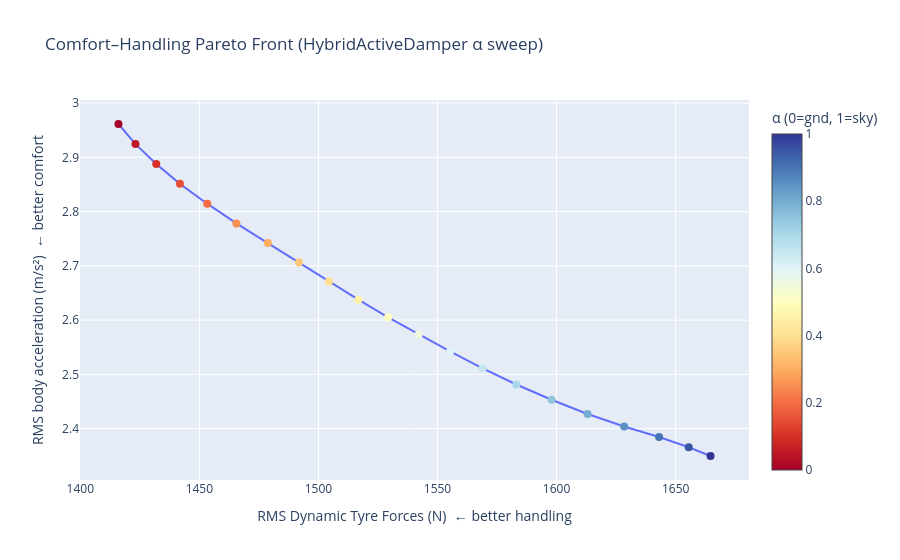

Notebook source saved alongside this figure:
### Code cell
alphas = np.linspace(0, 1, 21)

fig4c = sweep_and_plot(
    sweep_values=alphas,
    controller_factory=lambda a: SemiActiveWrapper(
        HybridActiveDamper(5000, 2100, alpha=a)
    ),
    sweep_label=lambda a: f"α={a:.2f}",
    title="Comfort–Handling Pareto Front (HybridActiveDamper α sweep)",
    xaxis_title="RMS Dynamic Tyre Forces (N)  ← better handling",
    yaxis_title="RMS body acceleration (m/s²)  ← better comfort",
    colorbar_title="α (0=gnd, 1=sky)",
)
fig4c.show()
fig4c.write_image(str(IMG_DIR / 'hybrid_pareto.png'), width=900, height=600, scale=2)

### Figure 1 — Plotly figure (JSON) as saved in the notebook; plotly's stock layout.template omitted (floating-point values rounded to 4 significant figures)
{"data": [{"hovertemplate": "%{text}<br>Tyre: %{x:.1f} N<br>RMS: %{y:.3f} m/s²", "marker": {"color": [0.0, 0.05, 0.1, 0.15, 0.2, 0.25, 0.3, 0.35, 0.4, 0.45, 0.5, 0.55, 0.6, 0.65, 0.7, 0.75, 0.8, 0.85, 0.9, 0.95, 1.0], "colorbar": {"title": {"text": "α (0=gnd, 1=sky)"}}, "colorscale": [[0, "rgb(165,0,38)"], [0.1, "rgb(215,48,39)"], [0.2, "rgb(244,109,67)"], [0.3, "rgb(253,174,97)"], [0.4, "rgb(254,224,144)"], [0.5, "rgb(255,255,191)"], [0.6, "rgb(224,243,248)"], [0.7, "rgb(171,217,233)"], [0.8, "rgb(116,173,209)"], [0.9, "rgb(69,117,180)"], [1, "rgb(49,54,149)"]], "size": 8}, "mode": "lines+markers", "text": ["α=0.00", "α=0.05", "α=0.10", "α=0.15", "α=0.20", "α=0.25", "α=0.30", "α=0.35", "α=0.40", "α=0.45", "α=0.50", "α=0.55", "α=0.60", "α=0.65", "α=0.70", "α=0.75", "α=0.80", "α=0.85", "α=0.90", "α=0.95", "α=1.00"], "type": "scatter", "x": [1416.0, 1423.0, 1432.0, 1442.0, 1453.0, 1466.0, 1479.0, 1492.0, 1504.0, 1517.0, 1529.0, 1542.0, 1555.0, 1569.0, 1583.0, 1598.0, 1613.0, 1628.0, 1643.0, 1655.0, 1665.0], "y": [2.962, 2.925, 2.888, 2.851, 2.815, 2.778, 2.742, 2.706, 2.671, 2.638, 2.605, 2.573, 2.542, 2.511, 2.481, 2.453, 2.427, 2.404, 2.384, 2.365, 2.349]}], "layout": {"title": {"text": "Comfort–Handling Pareto Front (HybridActiveDamper α sweep)"}, "xaxis": {"title": {"text": "RMS Dynamic Tyre Forces (N)  ← better handling"}}, "yaxis": {"title": {"text": "RMS body acceleration (m/s²)  ← better comfort"}}}}
